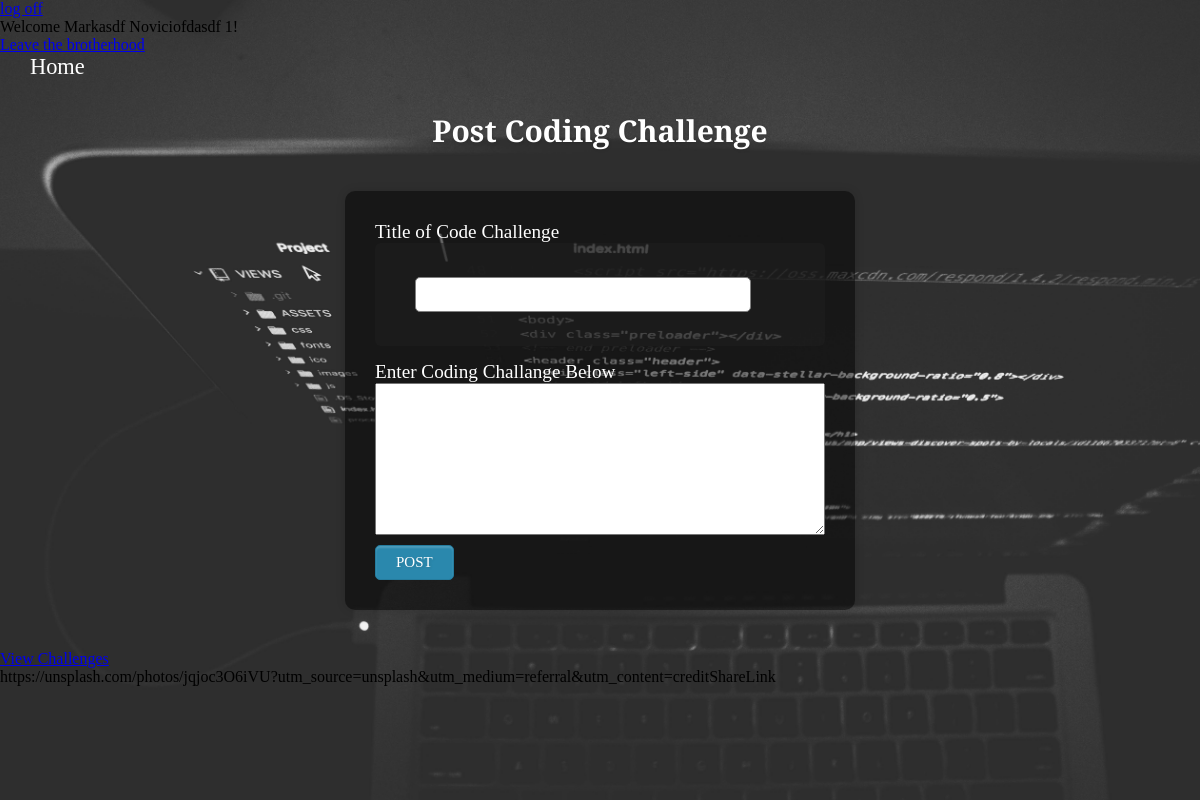
/success (signed in), run on the app's committed database.
### login_app/models.py (models this page shows, shortened)
class User(models.Model):
    first_name = models.CharField(max_length=40)
    last_name = models.CharField(max_length=40)
    email = models.EmailField(max_length=100, unique = True)
    password = models.CharField(max_length=100)
    created_at = models.DateTimeField(auto_now_add = True)
    updated_at = models.DateTimeField(auto_now = True)
    objects = UserManager()

### j_schatz_app/views.py (the view)
# urls.py: path('success', views.success_page),
def success_page(request):
    if 'user_id' in request.session:
        context = {
            "user": User.objects.get(id = request.session['user_id'])
        }
        return render(request, "success.html", context)
    else:
        return redirect('/user/registration') #login page

### j_schatz_app/templates/success.html (shortened to what this page needs)
<!DOCTYPE html>
<html lang="en">
<head>
    {% load static %}
    <link
      rel="stylesheet"
      type="text/css"
      href="{% static '../static/main.css' %}"
    />
</head>
  <body>
    <div class="container">
      <div class="header-courses">
        <div id="right-header">
          <a id="log-out" href="/user/logout">log off</a>
        </div>
      </div>
      <section class="course-description-container">
        <div class="course-description">
          <p>
            Welcome {{user.first_name}} {{user.last_name}} {{user.id}}!
          </p>
          <a href="/users/logout">Leave the brotherhood</a>
        </div>
      </section>
      <div class = "coding-challenge-container">
        <div> <a class = "home-button" href = "/">Home</a> </div>
        <h1 class = "form-title">Post Coding Challenge</h1>
        <form class= "form-container-post-challenge" action= '/post_challenge' method="POST">
            <div class ="code-challenge">Title of Code Challenge</div>
            <div class= "registration-item-form">
                <input type='text' name= 'title'>
            </div>
            <div class ="code-challenge">Enter Coding Challange Below</div>
              <textarea rows="10" cols="50" name="challenge_question" placeholder="Please enter challenge question">
              </textarea>
            <div class= "registration-item-form-button">
                <button>POST</button>
            </div>
        </form>
        <div><a href ="/post_challenge/challenges">View Challenges</a></div>
<p>https://unsplash.com/photos/jqjoc3O6iVU?utm_source=unsplash&utm_medium=referral&utm_content=creditShareLink</p>
    </div>
    </div>
  </body>
</html>

### login_app/static/main.css (style rules this page uses)
* { margin: 0; padding:0; }
h1.form-title { color: #fff; text-shadow: 1px 1px 3px rgba(0, 0, 0, 0.12); font: normal 30px 'Bitter', serif; text-align: center; font-weight: bold; margin: 30px auto 15px auto; }
form { padding:30px; }
div.registration-item-form { padding: 30px; background-color: rgba(32, 32, 32, 0.55); border-radius: 6px; margin-bottom: 15px; }
div.registration-item-form input { border:1px solid #808080; padding: 8px 130px 8px 20px; margin:4px 10px 4px 10px; border-radius: 5px; color: #808080; text-shadow: 1px 1px 3px rgba(0, 0, 0, 0.12); -moz-box-shadow: inset 0px 2px 2px 0px rgba(255, 255, 255, 0.17); -webkit-box-shadow: inset 0px 2px 2px 0px rgba(255, 255, 255, 0.17); box-shadow: inset 0px 2px 2px 0px rgba(255, 255, 255, 0.17); font: normal 15px 'Bitter', serif; font-size: 1.5en; }
div.registration-item-form-button button { background: #2A88AD; padding: 8px 20px 8px 20px; border-radius: 5px; -webkit-border-radius: 5px; -moz-border-radius: 5px; color: #fff; text-shadow: 1px 1px 3px rgba(0, 0, 0, 0.12); font: normal 30px 'Bitter', serif; -moz-box-shadow: inset 0px 2px 2px 0px rgba(255, 255, 255, 0.17); -webkit-box-shadow: inset 0px 2px 2px 0px rgba(255, 255, 255, 0.17); box-shadow: inset 0px 2px 2px 0px rgba(255, 255, 255, 0.17); border: 1px solid #257C9E; font-size: 15px; }
div.container { margin: 0; background: url(/static/images/macbook_grey_wallpaper.jpg); background-repeat: no-repeat; background-position: center center; background-size: cover; position:fixed; width: 100%; height: 100%; }
.home-button { padding-left: 30px; }
.home-button { color: #fff; text-decoration: none; font-size: 1.4rem; margin-bottom: 30px; }
.form-container-post-challenge { display: flex; flex-direction: column; justify-content: center; width:450px; margin:40px auto; background-color: rgba(0, 0, 0, 0.5); border-radius: 10px; -webkit-border-radius:10px; -moz-border-radius: 10px; box-shadow: 0px 0px 10px rgba(0, 0, 0, 0.13); -moz-box-shadow: 0px 0px 10px rgba(0, 0, 0, 0.13); -webkit-box-shadow: 0px 0px 10px rgba(0, 0, 0, 0.13); }
.code-challenge { font-size: 1.2rem; color: #fff; }
textarea { margin-bottom: 10px; }

### data on the page
User: first_name "Markasdf", last_name "Noviciofdasdf", id "1"
